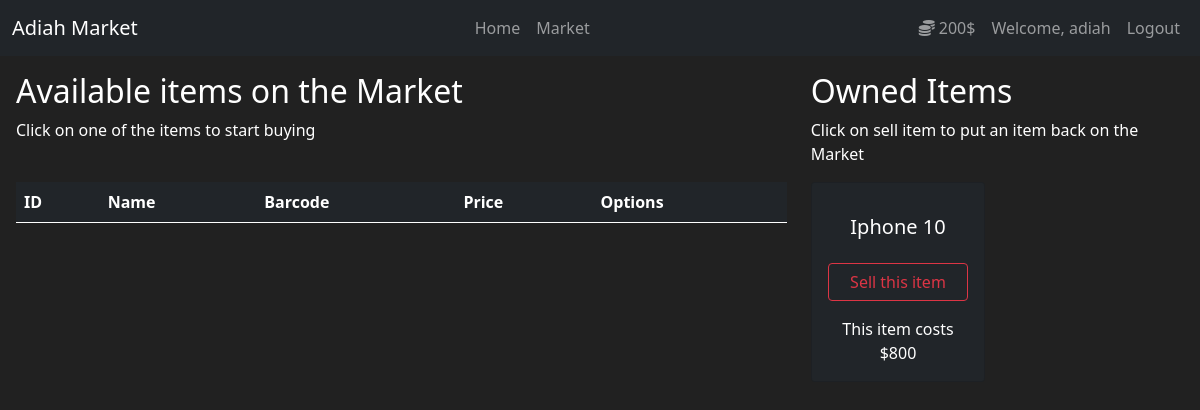
Before: /market (signed in) with the older database file.
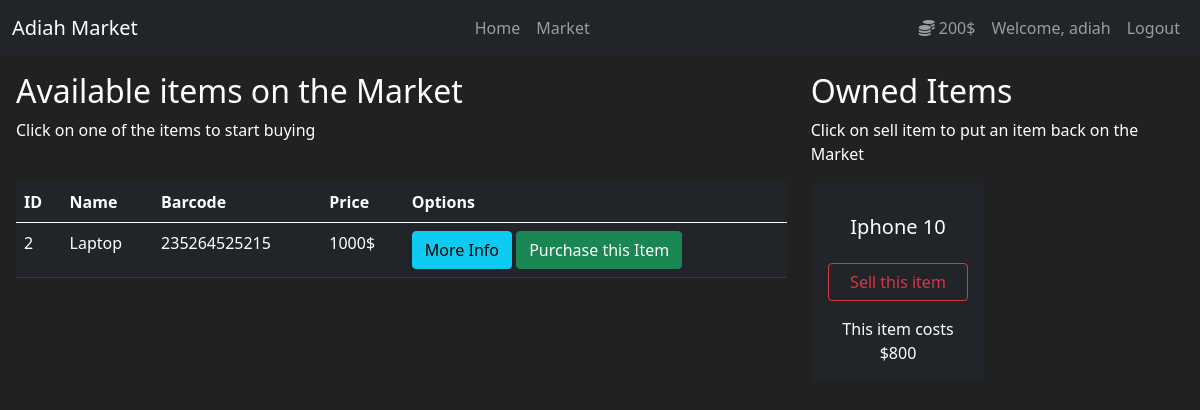
After: the same page with the newer database file.
### market/models.py (models this page shows, shortened)
class Item(db.Model):
	id = db.Column(db.Integer, primary_key=True)
	name = db.Column(db.String(30), nullable=False, unique=True)
	price = db.Column(db.Integer, nullable=False)
	barcode = db.Column(db.String(12), nullable=False, unique=True)
	description = db.Column(db.String(1024), nullable=False, unique=True)
	owner = db.Column(db.Integer, db.ForeignKey('user.id'))

### market/routes.py (the view)
@app.route('/market', methods=['GET', 'POST'])
@login_required
def market_page():
	purchase_form = PurchaseItemForm()
	seling_form = SellItemForm()
	"""if purchase_form.validate_on_submit():
		#print(purchase_form['purchased_item'])
		print(request.form.get('purchased_item'))
	"""
	if request.method == 'POST':
		purchased_item = request.form.get('purchased_item')
		p_item_object = Item.query.filter_by(name=purchased_item).first()
		if p_item_object:
			if current_user.can_purchase(p_item_object):
				"""p_item_object.owner = current_user.id
				current_user.budget -= p_item_object.price
				db.session.commit()
				"""
				p_item_object.buy(current_user)
				flash(f"Congratulations! You purchased {p_item_object.name} for ${p_item_object.price}", category='success')
			else:
				flash(f"Unfortunately, you don't have enough money to purchase {p_item_object.name}", category='danger')
		sold_item = request.form.get('sold_item')
		s_item_object = Item.query.filter_by(name=sold_item).first()
		if s_item_object:
			if current_user.can_sell(s_item_object):
				s_item_object.sell(current_user)
				flash(f"Congratulations! You sold {s_item_object.name} back to market at ${s_item_object.price}", category='success')
			else:
				flash(f"Something went wrong with selling {s_item_object.name}", category='danger')
		return redirect(url_for('market_page'))
	else:
		items = Item.query.filter_by(owner=None)
		owned_items = Item.query.filter_by(owner=current_user.id)
		return render_template('market.html', items=items, purchase_form=purchase_form, owned_items=owned_items, selling_form=seling_form)

### market/models.py (called while the page is built)
@login_manager.user_loader
def load_user(user_id):
    return User.query.get(int(user_id))

	@property
	def prettier_budget(self):
		if len(str(self.budget)) >= 4:
			return f'{str(self.budget)[:-3]},{str(self.budget)[-3:]}$'
		else:
			return f"{self.budget}$"

### market/templates/market.html (shortened to what this page needs)
{% extends 'base.html' %}
{% block main %}
<div class="container-fluid px-3 pt-3">
<div class="row">
	<div class="col-8">
		<h2>Available items on the Market</h2>
		<p>Click on one of the items to start buying</p>
		<br>
		<table class="table table-hover table-dark">
			<thead>
				<tr>
					<th scope="col">ID</th>
					<th scope="col">Name</th>
					<th scope="col">Barcode</th>
					<th scope="col">Price</th>
					<th scope="col">Options</th>
				</tr>
			</thead>
			<tbody>
				{% for item in items %}
					<tr>
						<td>{{ item.id }}</td>
						<td>{{ item.name }}</td>
						<td>{{ item.barcode }}</td>
						<td>{{ item.price }}$</td>
						<td>
							<button class="btn btn-outline btn-info" data-bs-toggle="modal" data-bs-target="#Modal-MoreInfo-{{ item.id }}">More Info</button>
							<button class="btn btn-outline btn-success" data-bs-toggle="modal" data-bs-target="#Modal-PurchaseConfirm-{{ item.id }}">Purchase this Item</button>
						</td>
					</tr>
				{% endfor %}
			</tbody>
		</table>
	</div>
	<div class="col-4">
		<h2>Owned Items</h2>
		<p>Click on sell item to put an item back on the Market</p>
		<div class="row">
			{% for owned_item in owned_items %}
			<div class="col-md-6">
				<div class="card bg-dark text-center p-3">
					<div class="card-body">
						<h5 class="card-title">{{ owned_item.name }}</h5>
					</div>
					<button class="btn btn-outline-danger mb-3" data-bs-toggle="modal" data-bs-target="#Modal-SellingConfirm-{{ owned_item.id }}">
						Sell this item
					</button>
					<p class="card-text">
						This item costs ${{ owned_item.price }}
					</p>
				</div>
			</div>
			{% endfor %}
		</div>
	</div>
</div>
</div>
{% endblock %}

Changed rows visible on the page:
now on this page (row edited): Item: id "2", name "Laptop", barcode "235264525215", price "1000", shown under "Available items on the Market"
